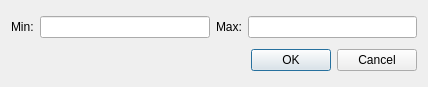
<?xml version="1.0" encoding="UTF-8"?>
<ui version="4.0">
 <class>Dialog</class>
 <widget class="QDialog" name="Dialog">
  <property name="geometry">
   <rect>
    <x>0</x>
    <y>0</y>
    <width>428</width>
    <height>87</height>
   </rect>
  </property>
  <property name="windowTitle">
   <string>Set ROI Bounds</string>
  </property>
  <layout class="QVBoxLayout" name="verticalLayout">
   <item>
    <layout class="QHBoxLayout" name="horizontalLayout">
     <item>
      <widget class="QLabel" name="label">
       <property name="text">
        <string>Min:</string>
       </property>
      </widget>
     </item>
     <item>
      <widget class="QLineEdit" name="min_line_edit"/>
     </item>
     <item>
      <widget class="QLabel" name="label_2">
       <property name="text">
        <string>Max:</string>
       </property>
      </widget>
     </item>
     <item>
      <widget class="QLineEdit" name="max_line_edit"/>
     </item>
    </layout>
   </item>
   <item>
    <widget class="QDialogButtonBox" name="buttonBox">
     <property name="orientation">
      <enum>Qt::Horizontal</enum>
     </property>
     <property name="standardButtons">
      <set>QDialogButtonBox::Cancel|QDialogButtonBox::Ok</set>
     </property>
    </widget>
   </item>
  </layout>
 </widget>
 <resources/>
 <connections>
  <connection>
   <sender>buttonBox</sender>
   <signal>accepted()</signal>
   <receiver>Dialog</receiver>
   <slot>accept()</slot>
   <hints>
    <hint type="sourcelabel">
     <x>248</x>
     <y>254</y>
    </hint>
    <hint type="destinationlabel">
     <x>157</x>
     <y>274</y>
    </hint>
   </hints>
  </connection>
  <connection>
   <sender>buttonBox</sender>
   <signal>rejected()</signal>
   <receiver>Dialog</receiver>
   <slot>reject()</slot>
   <hints>
    <hint type="sourcelabel">
     <x>316</x>
     <y>260</y>
    </hint>
    <hint type="destinationlabel">
     <x>286</x>
     <y>274</y>
    </hint>
   </hints>
  </connection>
 </connections>
</ui>
